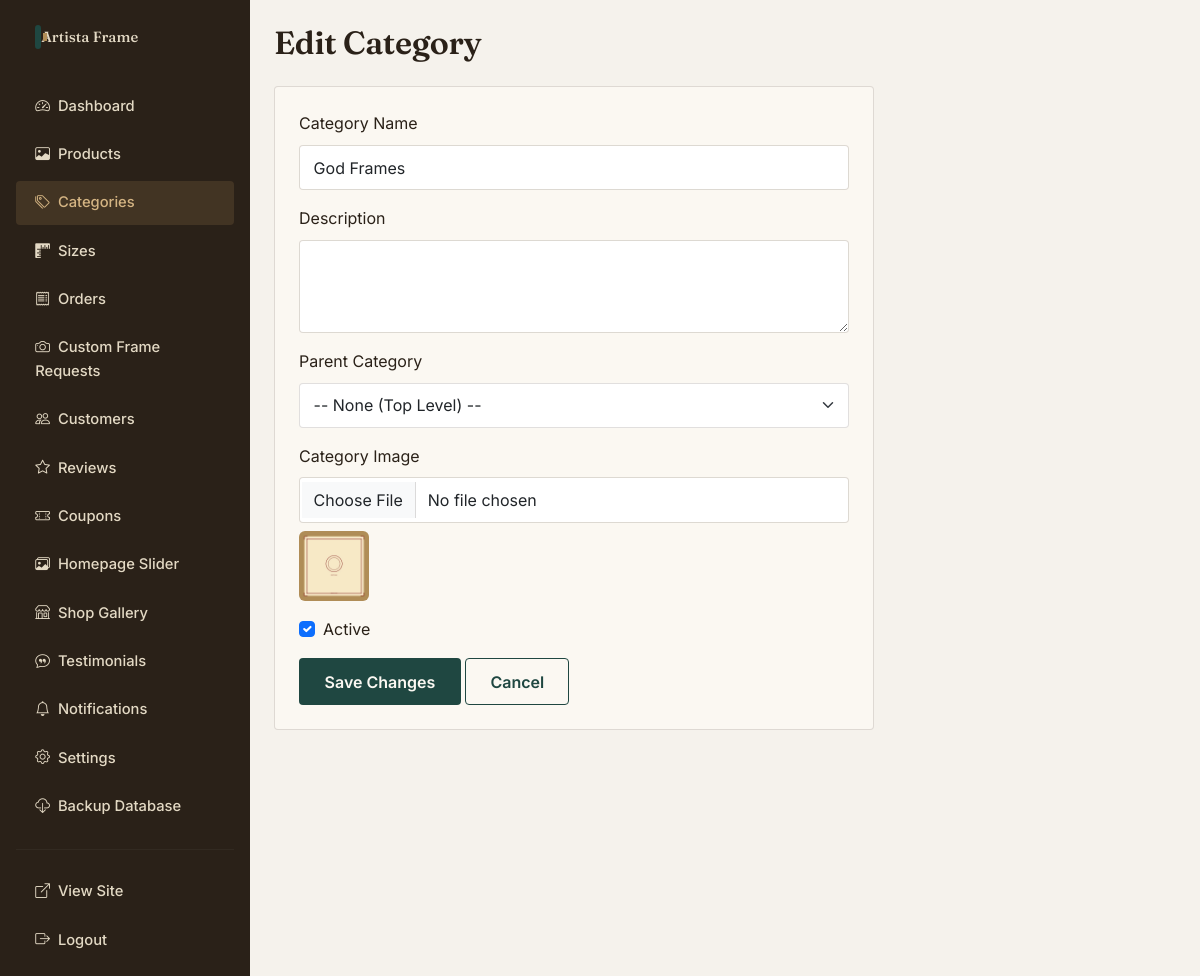
Screenshot of /admin/categories/1/edit (signed in) with the database file from the repository.
### app/models.py (models this page shows, shortened)
class Category(db.Model):
    __tablename__ = "categories"
    id = db.Column(db.Integer, primary_key=True)
    name = db.Column(db.String(120), nullable=False, unique=True)
    slug = db.Column(db.String(140), nullable=False, unique=True, index=True)
    description = db.Column(db.Text)
    image = db.Column(db.String(255))
    parent_id = db.Column(db.Integer, db.ForeignKey("categories.id"), nullable=True)
    is_active = db.Column(db.Boolean, default=True)
    display_order = db.Column(db.Integer, default=0)
    created_at = db.Column(db.DateTime, default=datetime.utcnow)
    children = db.relationship("Category", backref=db.backref("parent", remote_side=[id]))
    products = db.relationship("Product", backref="category", lazy=True)

### app/admin/routes.py (the view, shortened to what this page needs)
@admin_bp.route("/categories/<int:category_id>/edit", methods=["GET", "POST"])
@admin_required
def edit_category(category_id):
    cat = Category.query.get_or_404(category_id)
    form = CategoryForm(obj=cat)
    if isinstance(form.image.data, str):
        form.image.data = None
    form.parent_id.choices = [(0, "-- None (Top Level) --")] + [
        (c.id, c.name) for c in Category.query.filter(Category.id != cat.id).order_by(Category.name).all()
    ]
    if request.method == "GET":
        form.parent_id.data = cat.parent_id or 0
    return render_template("admin/category_form.html", form=form, category=cat)

### app/forms.py
class CategoryForm(FlaskForm):
    name = StringField("Category Name", validators=[DataRequired(), Length(2, 120)])
    description = TextAreaField("Description", validators=[Optional()])
    parent_id = SelectField("Parent Category", coerce=int, validators=[Optional()])
    image = FileField("Category Image", validators=[Optional(), FileAllowed(["jpg", "jpeg", "png", "webp"])])
    is_active = BooleanField("Active", default=True)

### app/admin/routes.py (called while the page is built)
def admin_required(f):
    @wraps(f)
    def wrapper(*args, **kwargs):
        if not current_user.is_authenticated or not current_user.is_admin:
            flash("Admin access required.", "danger")
            return redirect(url_for("admin.login"))
        return f(*args, **kwargs)
    return wrapper

### app/templates/admin/category_form.html (shortened to what this page needs)
{% extends "admin/base.html" %}
{% block admin_content %}
<h2 class="mb-4">{{ "Edit Category" if category else "Add Category" }}</h2>
<div class="card-brand p-4" style="max-width:600px;">
  <form method="post" enctype="multipart/form-data">
    <div class="mb-3">{{ form.name.label(class_="form-label") }}{{ form.name(class_="form-control form-control-brand") }}</div>
    <div class="mb-3">{{ form.description.label(class_="form-label") }}{{ form.description(class_="form-control form-control-brand", rows=3) }}</div>
    <div class="mb-3">{{ form.parent_id.label(class_="form-label") }}{{ form.parent_id(class_="form-select form-select-brand") }}</div>
    <div class="mb-3">
      {{ form.image.label(class_="form-label") }}{{ form.image(class_="form-control form-control-brand") }}
      {% if category and category.image %}<img src="{{ url_for('static', filename=category.image) }}" class="mt-2 rounded" style="width:70px;height:70px;object-fit:cover;">{% endif %}
    </div>
    <div class="form-check mb-3">{{ form.is_active(class_="form-check-input") }}{{ form.is_active.label(class_="form-check-label") }}</div>
    <button type="submit" class="btn btn-primary-brand">{{ "Save Changes" if category else "Create Category" }}</button>
    <a href="{{ url_for('admin.categories') }}" class="btn btn-outline-brand">Cancel</a>
  </form>
</div>
{% endblock %}

### app/static/css/style.css (style rules this page uses)
:root { --plaster: #EDE6D6; --plaster-deep: #E3D9C4; --walnut: #2A2118; --walnut-soft: #55483A; --teal: #1F4741; --teal-deep: #163430; --brass: #B08D57; --brass-light: #D4B483; --clay: #B5522F; --ivory: #FBF8F2; --line: rgba(42, 33, 24, 0.14); --radius: 4px; --shadow-soft: 0 8px 24px rgba(42, 33, 24, 0.10); --shadow-lift: 0 16px 40px rgba(42, 33, 24, 0.18); }
* { box-sizing: border-box; }
html { scroll-behavior: smooth; }
body { font-family: 'Inter', -apple-system, sans-serif; background: var(--plaster); color: var(--walnut); line-height: 1.6; -webkit-font-smoothing: antialiased; }
h1, h2, h3, h4, .display-font { font-family: 'Fraunces', Georgia, serif; font-weight: 600; color: var(--walnut); letter-spacing: -0.01em; }
a { color: var(--teal); text-decoration: none; }
.btn-primary-brand { background: var(--teal); color: var(--ivory); border: none; border-radius: var(--radius); padding: 0.7rem 1.6rem; font-weight: 600; transition: transform 0.15s ease, background 0.15s ease; }
.btn-outline-brand { background: transparent; color: var(--teal); border: 1.5px solid var(--teal); border-radius: var(--radius); padding: 0.65rem 1.5rem; font-weight: 600; }
.form-control-brand, .form-select-brand { border: 1.5px solid var(--line); border-radius: var(--radius); padding: 0.6rem 0.85rem; }
.card-brand { background: var(--ivory); border: 1px solid var(--line); border-radius: var(--radius); }
.admin-body { background: #F5F2EC; }

### rows the page displays
Category: name "God Frames", parent_id "-- None (Top Level) --", image (picture), is_active "☑"

### other values shown
{{ site.shop_name }} "Artista Frame"
{{ "Edit Category" if category else "Add Category" }} "Edit Category"
{{ "Save Changes" if category else "Create Category" }} "Save Changes"
